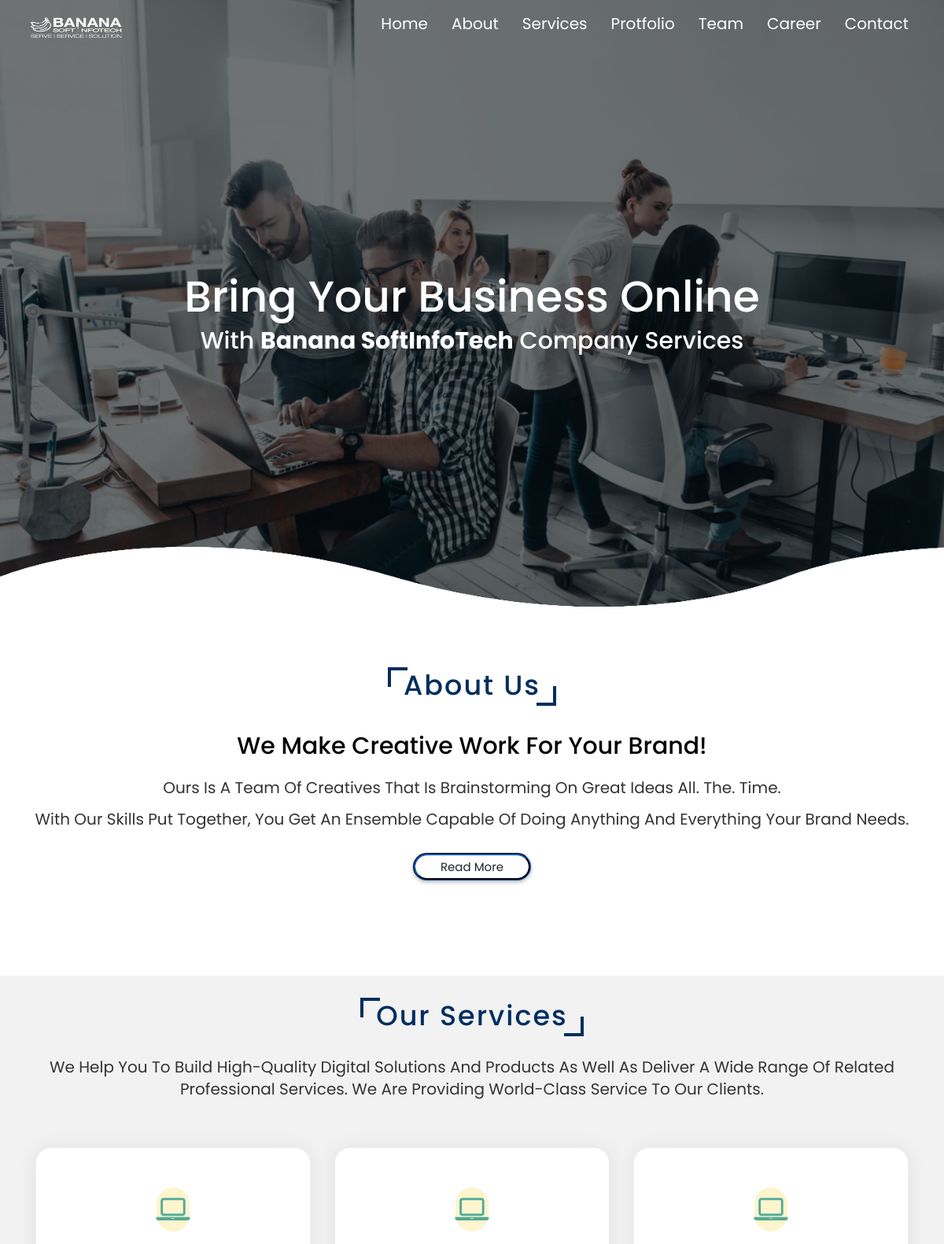
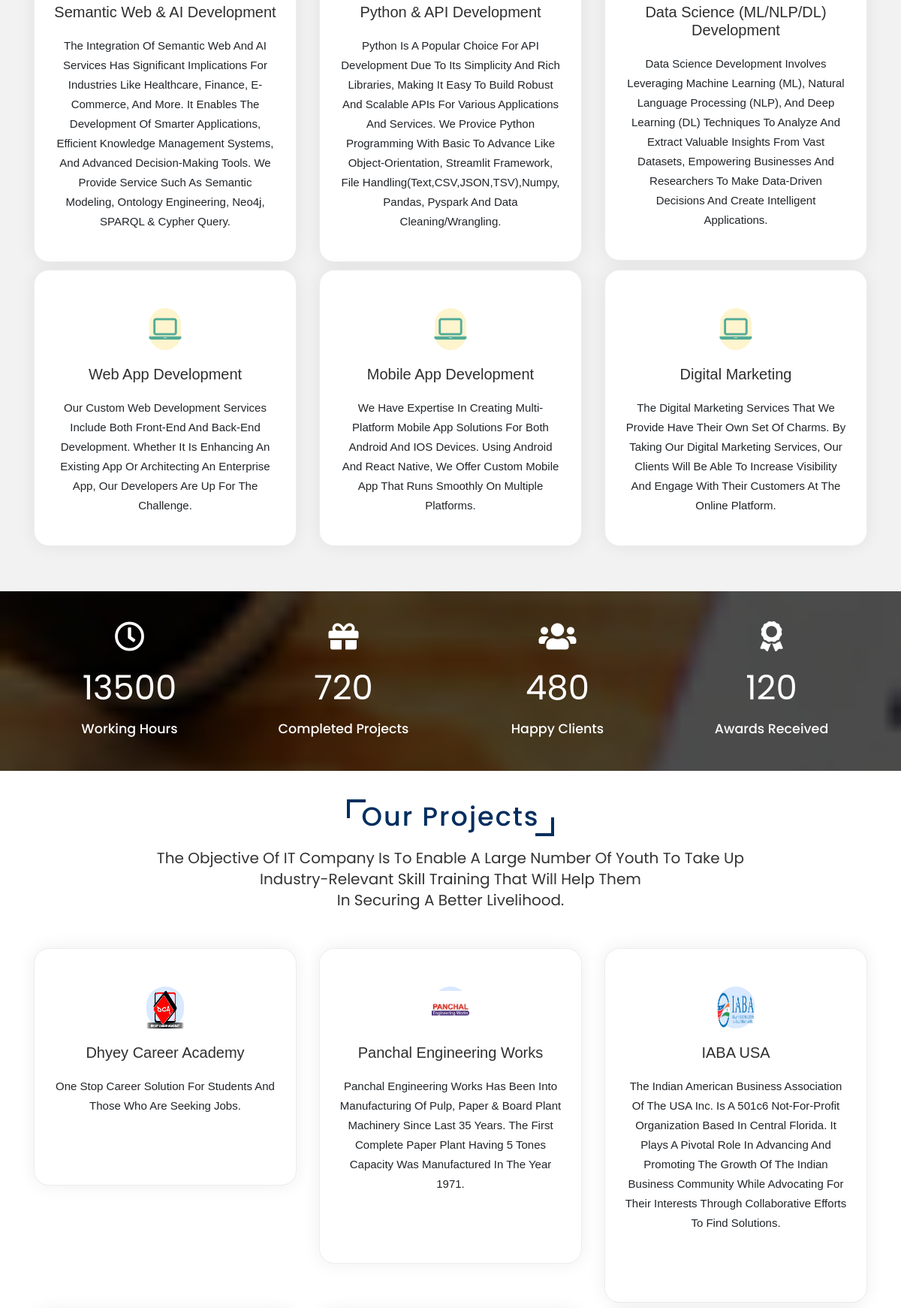
The page / (upper part) on the database its author committed (2 pictures, top to bottom).
### bananasitapp/models.py (models this page shows, shortened)
class AboutU(models.Model):
    about_text_first = models.CharField(max_length=100)
    about_text_second = models.CharField(max_length=100)
    about_text_third = models.CharField(max_length=150)
    about_our_mission = models.CharField(max_length=500)
    about_what_we_do = models.CharField(max_length=500)
    about_our_team = models.CharField(max_length=500)
    about_why_choose_us = models.CharField(max_length=500)
    about_contact_us = models.CharField(max_length=500)

class Service(models.Model):
    service_title = models.CharField(max_length=100)
    service_description = models.CharField(max_length=500)

class Portfolio(models.Model):
    portfolio_title = models.CharField(max_length=100)
    portfolio_description = models.CharField(max_length=500)
    prortfolio_link = models.CharField(max_length=500)
    portfolio_image = models.FileField(upload_to='portfolio_images/')

### bananasitapp/views.py (the view, shortened to what this page needs)
# urls.py: path('', views.index, name='IndexPage'),
def index(request):
    about_details = AboutU.objects.all()
    service_details = Service.objects.all()
    porfolio_details = Portfolio.objects.all()
    client_details = Client.objects.all()
    contact_text_details = ContactText.objects.all()
    testimonial_details = Testimonial.objects.all()
    team_details = TeamMember.objects.all()
    faq_details = Faq.objects.all()
    context = {'about_details': about_details,
               'service_details': service_details,
               'portfolio_details': porfolio_details,
               'client_details': client_details,
               'contact_text_details': contact_text_details,
               'testimonial_details': testimonial_details,
               'team_details': team_details,
               'faq_details': faq_details}
    return render(request, 'index.html', context)

### templates/index.html (shortened to what this page needs)
{% extends 'base.html' %}
{% block content %}
<main id="main">
    <section id="home" class="home">
        <h1>Bring your Business Online</h1>
        <h2>with <strong>Banana SoftInfoTech</strong> Company Services</h2>
      <div class="wave wave1"></div>
      <div class="wave wave2"></div>
      <div class="wave wave3"></div>
    </section>
    <section id="about" class="about">
        <h1 class="heading">about us</h1>
        <div class="row">
            <div class="content">
                {% for about in about_details %}
                <h3>{{about.about_text_first}}</h3>
                <p>{{about.about_text_second}}<br>
                    {{about.about_text_third}}</p>
                {% endfor %}
                <a href="{% url 'AboutPage' %}"><button class="btn">Read More</button></a>
            </div>
        </div>
    </section>
    <section id="services">
        {% include 'services.html' %}
    </section>
    <section id="counters">
        {% include 'counter.html' %}
    </section>
    <section id="portfolio">
        {% include 'portfolio.html' %}
    </section>
</main>
{% endblock %}

### templates/services.html
<section id="services" class="services">
    <div class="pt-5 pb-5" style="background-color: #f2f2f2;">
        <div class="container">
            <div class="row">
                <div class="section-head col-sm-12" id="service">
                    <h1>Our Services</h1>
                    <p>We help you to build high-quality digital solutions and products as well as deliver a wide range of related professional services. We are providing world-class service to our clients.
                    </p>
                </div>
                {% for service in service_details %}
                <div class="col-lg-4 col-sm-6">
                    <div class="item"> <span class="icon feature_box_col_one"><i class="fa fa-laptop"></i></span>
                        <h6>{{service.service_title}}</h6>
                        <p>{{service.service_description}}</p>
                    </div>
                </div>
                {% endfor %}
            </div>
        </div>
    </div>
</section>

### templates/portfolio.html
<section id="portfolio" class="portfolio">
    <div class="pt-5 pb-5">
        <div class="container">
            <div class="row">
                <div class="section-head-1 col-sm-12" style="text-align: center;">
                    <h4 style="margin-top: -5rem;" id="portfolio"><span>Our</span> Projects</h4>
                    <p>The objective of IT Company is to enable a large number of youth to take up <br>industry-relevant skill training that will help them<br> in securing a better livelihood.
                    </p>
                </div>
                {% for portfolio in portfolio_details %}
                <div class="col-lg-4 col-sm-6">
                    <div class="item">
                        <span class="icon feature_box_col_four"><a href="{{portfolio.prortfolio_link}}"><img style="height: 50px; width: 50px;" src="{{portfolio.portfolio_image.url}}" alt="{{portfolio.portfolio_title}}"></a></span>
                        <h6>{{portfolio.portfolio_title}}</h6>
                        <p>{{portfolio.portfolio_description}}<br><br><br></p>
                    </div>
                </div>
                {% endfor %}
            </div>
        </div>
    </div>
</section>

### static/css/careers.css (style rules this page uses)
* { font-family: 'Poppins', sans-serif; margin: 0; padding: 0; box-sizing: border-box; text-transform: capitalize; transition: all .2s linear; text-decoration: none; }
html { font-size: 62.5%; }
body { overflow-x: hidden; }
.home { min-height: 70vh; width: 100vw; background-image: url(../images/img3.jpg); background-size: cover; display: flex; align-items: center; justify-content: center; flex-flow: column; text-align: center; padding: 0 1rem; position: relative; overflow: hidden !important; }
.heading { padding-top: 6rem; display: inline-block; font-size: 3.5rem; color: #002e5f; position: relative; letter-spacing: .2rem; margin: -2rem auto 2rem auto; }
.heading::before, .heading::after { content: ''; position: absolute; height: 2.5rem; width: 2.5rem; border-top: .4rem solid #002e5f; border-left: .4rem solid #002e5f; }
.heading::before { top: 5.8rem; left: -2rem; }
.heading::after { bottom: -.5rem; right: -2rem; transform: rotate(180deg); }

### rows shown on the page
AboutU: about_text_first "We Make Creative Work For Your Brand!", about_text_second "Ours Is A Team Of Creatives That Is Brainstorming On Great Ideas All. The. Time.", about_text_third "With Our Skills Put Together, You Get An Ensemble Capable Of Doing Anything And Everything Your Brand Needs."
Service: service_title "Semantic Web & AI Development", service_description "The Integration Of Semantic Web And AI Services Has Significant Implications For Industries Like Healthcare, Finance, E-Commerce, And More. It Enables The Development Of Smarter Applications, Efficient Knowledge Management Systems, And Advanced Decision-Making Tools. We Provide Service Such As Semantic Modeling, Ontology Engineering, Neo4j, SPARQL & Cypher Query."
Service: service_title "Python & API Development", service_description "Python Is A Popular Choice For API Development Due To Its Simplicity And Rich Libraries, Making It Easy To Build Robust And Scalable APIs For Various Applications And Services. We Provice Python Programming With Basic To Advance Like Object-Orientation, Streamlit Framework, File Handling(Text,CSV,JSON,TSV),Numpy, Pandas, Pyspark And Data Cleaning/Wrangling."
Service: service_title "Data Science (ML/NLP/DL) Development", service_description "Data Science Development Involves Leveraging Machine Learning (ML), Natural Language Processing (NLP), And Deep Learning (DL) Techniques To Analyze And Extract Valuable Insights From Vast Datasets, Empowering Businesses And Researchers To Make Data-Driven Decisions And Create Intelligent Applications."
Service: service_title "Web App Development", service_description "Our Custom Web Development Services Include Both Front-End And Back-End Development. Whether It Is Enhancing An Existing App Or Architecting An Enterprise App, Our Developers Are Up For The Challenge."
Service: service_title "Mobile App Development", service_description "We Have Expertise In Creating Multi-Platform Mobile App Solutions For Both Android And IOS Devices. Using Android And React Native, We Offer Custom Mobile App That Runs Smoothly On Multiple Platforms."
Service: service_title "Digital Marketing", service_description "The Digital Marketing Services That We Provide Have Their Own Set Of Charms. By Taking Our Digital Marketing Services, Our Clients Will Be Able To Increase Visibility And Engage With Their Customers At The Online Platform."
Portfolio: portfolio_image (picture), portfolio_title "Dhyey Career Academy", portfolio_description "One Stop Career Solution For Students And Those Who Are Seeking Jobs."
Portfolio: portfolio_image (picture), portfolio_title "Panchal Engineering Works", portfolio_description "Panchal Engineering Works Has Been Into Manufacturing Of Pulp, Paper & Board Plant Machinery Since Last 35 Years. The First Complete Paper Plant Having 5 Tones Capacity Was Manufactured In The Year 1971."
Portfolio: portfolio_image (picture), portfolio_title "IABA USA", portfolio_description "The Indian American Business Association Of The USA Inc. Is A 501c6 Not-For-Profit Organization Based In Central Florida. It Plays A Pivotal Role In Advancing And Promoting The Growth Of The Indian Business Community While Advocating For Their Interests Through Collaborative Efforts To Find Solutions."
